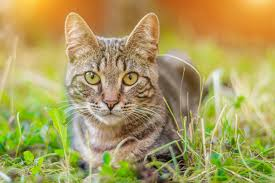
#> input picture gato.jpeg, 275 x 183 px
$ jupyter execute kernels.ipynb   (shell and % lines are left out)
#> lines starting #> are read from the running program, lines starting #| are printed output that depends on the picture
[cell 1]
import numpy as np
import matplotlib.pyplot as plt
from skimage.io import imread, imshow
from skimage.color import rgb2gray
from skimage.transform import rescale
from scipy.signal import convolve2d

my_dog = imread('gato.jpeg')
#> my_dog is the input picture: shape (183, 275, 3); mean R, G, B 171.3, 156.8, 91.6
plt.imshow(my_dog, cmap='gray')

[cell 2]
r_scaled = rescale(my_dog[:,:,0], 1.0)
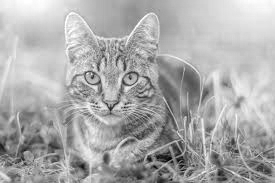
#> r_scaled: shape (183, 275) float64; min 0.0118, max 1, mean 0.672
g_scaled = rescale(my_dog[:,:,1], 1.00)
b_scaled = rescale(my_dog[:,:,2], 1.00)
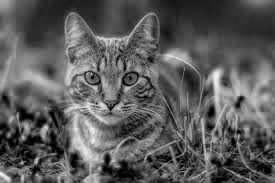
#> b_scaled: shape (183, 275) float64; min 0, max 0.98, mean 0.359
my_dog_scaled = np.stack([r_scaled, g_scaled, b_scaled], axis=2)
my_dog_gray = rescale(rgb2gray(my_dog), 1.00)
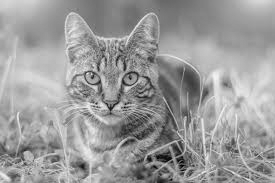
#> my_dog_gray: shape (183, 275) float64; min 0.00833, max 0.96, mean 0.609

[cell 3]
def rgb_convolve2d(image, kernel):
    red = convolve2d(image[:,:,0], kernel, 'valid')
    green = convolve2d(image[:,:,1], kernel, 'valid')
    blue = convolve2d(image[:,:,2], kernel, 'valid')
    return np.stack([red, green, blue], axis=2)

[cell 4]
identity = np.array([[0, 0, 0],
                     [0, 1, 0],
                     [0, 0, 0]])
conv_im1 = rgb_convolve2d(my_dog_scaled, identity)
fig, ax = plt.subplots(1,2, figsize=(12,5))
ax[0].imshow(identity, cmap='gray')
ax[1].imshow(abs(conv_im1), cmap='gray');
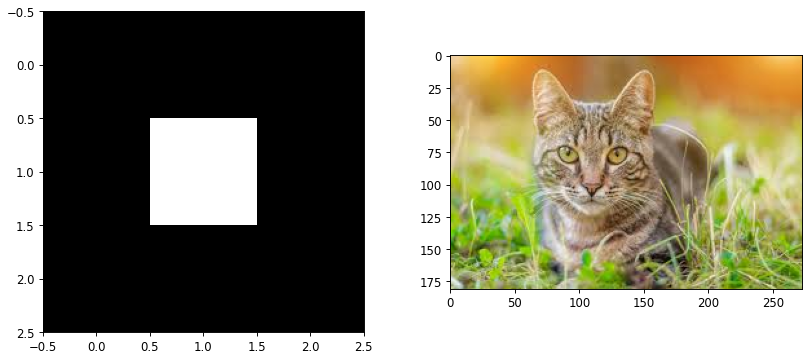
#> figure drawn by matplotlib, 2 panels

[cell 5]
# Edge Detection1
kernel1 = np.array([[0, -1, 0],
                    [-1, 4, -1],
                    [0, -1, 0]])
# Edge Detection2
kernel2 = np.array([[-1, -1, -1],
                    [-1, 8, -1],
                    [-1, -1, -1]])
# Bottom Sobel Filter
kernel3 = np.array([[-1, -2, -1],
                    [0, 0, 0],
                    [1, 2, 1]])
# Top Sobel Filter
kernel4 = np.array([[1, 2, 1],
                    [0, 0, 0],
                    [-1, -2, -1]])
# Left Sobel Filter
kernel5 = np.array([[1, 0, -1],
                    [2, 0, -2],
                    [1, 0, -1]])
# Right Sobel Filter
kernel6 = np.array([[-1, 0, 1],
                    [-2, 0, 2],
                    [-1, 0, 1]])
kernels = [kernel1, kernel2, kernel3, kernel4, kernel5, kernel6]
kernel_name = ['Edge Detection',#1’, ‘Edge Detection#2’,
               'Bottom Sobel', 'Top Sobel',
               'Left Sobel', 'Right Sobel']
figure, axis = plt.subplots(2,3, figsize=(12,10))
for kernel, name, ax in zip(kernels, kernel_name, axis.flatten()):
     conv_im1 = convolve2d(my_dog_gray,
                           kernel[::-1, ::-1]).clip(0,1)
     ax.imshow(abs(conv_im1), cmap='gray')
     ax.set_title(name)
#> this loop made 5 passes
#> pass 1, `conv_im1 = convolve2d(my_dog_gray, kernel[::-1, ::-1]).clip(0,1)`:
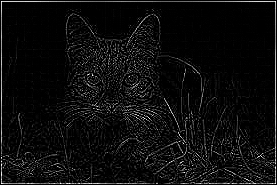
#> conv_im1: shape (185, 277) float64; min 0, max 1, mean 0.0533
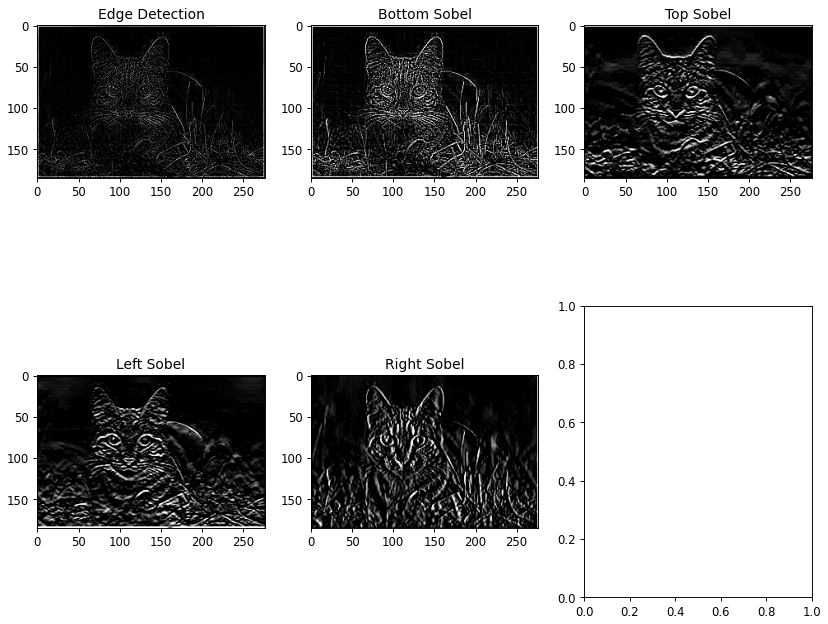
#> figure drawn by matplotlib, 5 panels

[cell 6]
# Sharpen
kernel7 = np.array([[0, -1, 0],
                    [-1, 5, -1],
                    [0, -1, 0]])
# Emboss
kernel8 =  np.array([[-2, -1, 0],
                     [-1,  1, 1],
                     [ 0,  1, 2]])
# Box Blur
kernel9 = (1 / 9.0) * np.array([[1, 1, 1],
                                [1, 1, 1],
                                [1, 1, 1]])
# Gaussian Blur 3x3
kernel10 = (1 / 16.0) * np.array([[1, 2, 1],
                                  [2, 4, 2],
                                  [1, 2, 1]])
# Gaussian Blur 5x5
kernel11 = (1 / 256.0) * np.array([[1, 4, 6, 4, 1],
                                   [4, 16, 24, 16, 4],
                                   [6, 24, 36, 24, 6],
                                   [4, 16, 24, 16, 4],
                                   [1, 4, 6, 4, 1]])
# Unsharp masking 5x5
kernel12 = -(1 / 256.0) * np.array([[1, 4, 6, 4, 1],
                                   [4, 16, 24, 16, 4],
                                   [6, 24, -476, 24, 6],
                                   [4, 16, 24, 16, 4],
                                   [1, 4, 6, 4, 1]])
kernels = [kernel7, kernel8, kernel9, kernel10, kernel11, kernel12]
kernel_name = ['Sharpen', 'Emboss', 'Box Blur',
               '3x3 Gaussian Blur', '5x5 Gaussian Blur',
               '5x5 Unsharp Masking']
figure, axis = plt.subplots(2,3, figsize=(12,10))
for kernel, name, ax in zip(kernels, kernel_name, axis.flatten()):
     conv_im1 = rgb_convolve2d(my_dog_scaled,
                               kernel[::-1, ::-1]).clip(0,1)
     print(my_dog_scaled.shape," ",conv_im1.shape)
     ax.imshow(abs(conv_im1), cmap='gray')
     ax.set_title(name)
#> this loop made 6 passes
#> pass 1, in rgb_convolve2d (call 2), `green = convolve2d(image[:,:,1], kernel, 'valid')`:
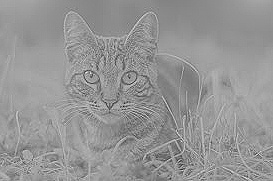
#> green: shape (181, 273) float64; min -1.52, max 2.12, mean 0.615; drawn with min black and max white
#> pass 1, in rgb_convolve2d (call 2), `blue = convolve2d(image[:,:,2], kernel, 'valid')`:
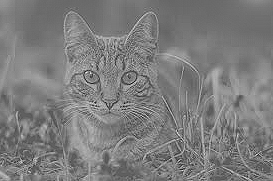
#> blue: shape (181, 273) float64; min -1.22, max 2, mean 0.36; drawn with min black and max white
#> pass 1, `conv_im1 = rgb_convolve2d(my_dog_scaled, kernel[::-1, ::-1]).clip(0,1)`:
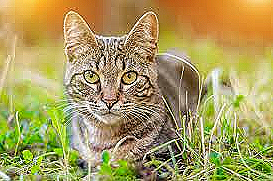
#> conv_im1: shape (181, 273, 3) float64; mean R, G, B 0.667, 0.613, 0.37
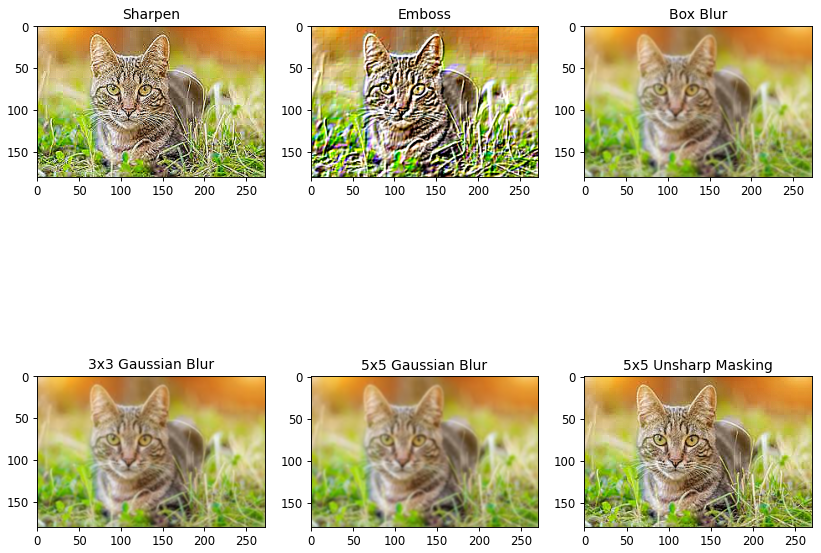
#> figure drawn by matplotlib, 6 panels

$ run again, with dog.png saved as gato.jpeg
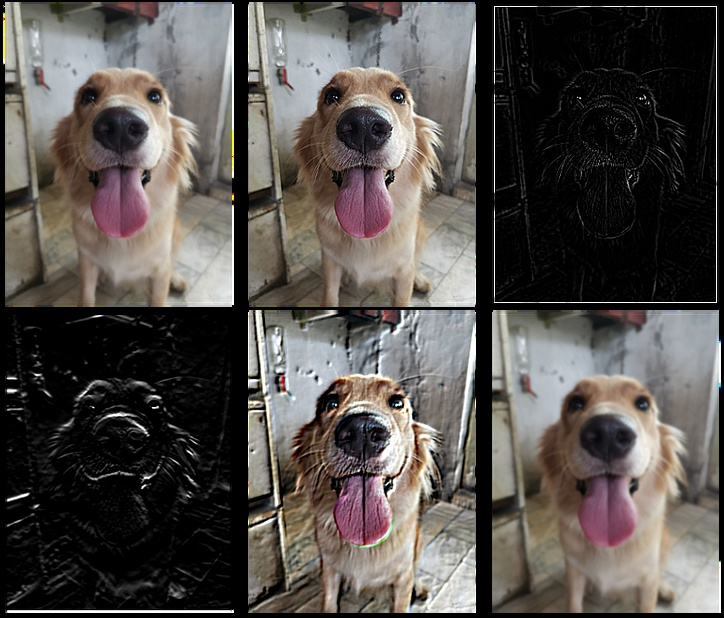
#> input picture dog.png, 724 x 618 px
#> my_dog is the input picture: shape (618, 724, 3); mean R, G, B 86.1, 81.3, 77.8
#> the loop `for kernel, name, ax in zip(kernels, kernel_name, axis.flatten()):` made 6 passes
#> pass 1, in rgb_convolve2d (call 2), `red = convolve2d(image[:,:,0], kernel, 'valid')`:
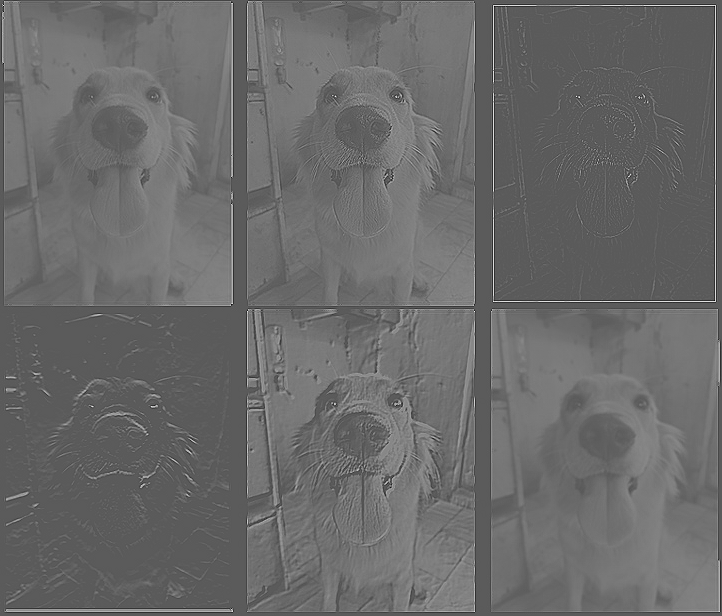
#> red: shape (616, 722) float64; min -2.05, max 3.68, mean 0.34; drawn with min black and max white
#> pass 1, `conv_im1 = rgb_convolve2d(my_dog_scaled, kernel[::-1, ::-1]).clip(0,1)`:
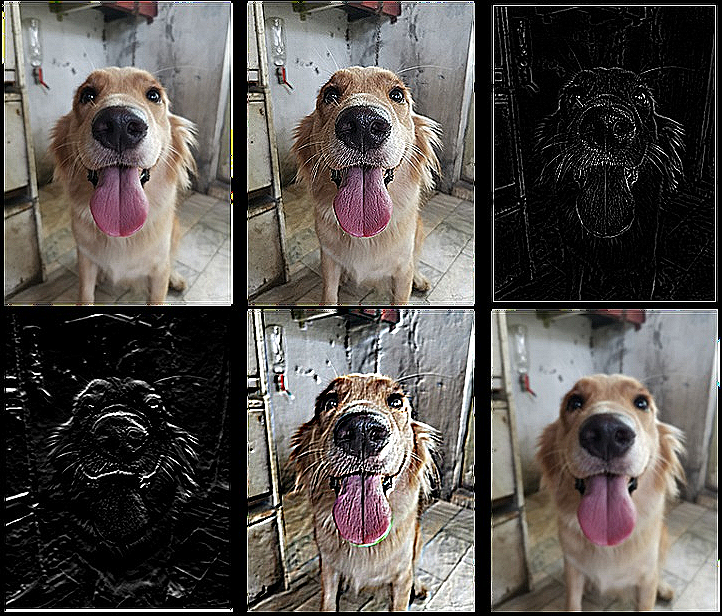
#> conv_im1: shape (616, 722, 3) float64; mean R, G, B 0.348, 0.33, 0.317
